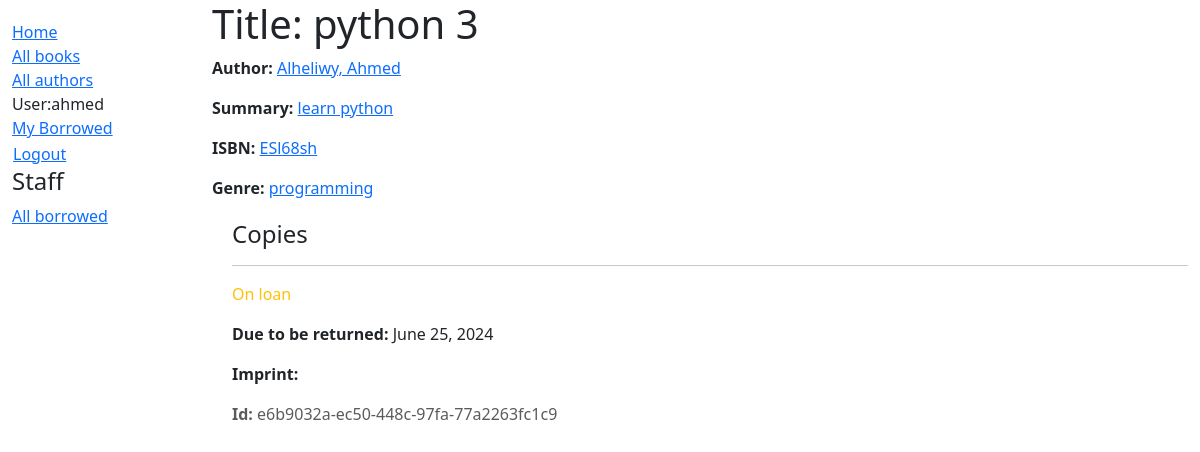
Screenshot of /catalog/book/1 (signed in) with the database file from the repository.
### catalog/models.py (models this page shows, shortened)
class Book(models.Model):
    title=models.CharField(max_length=200)
    author=models.ForeignKey('Author',on_delete=models.RESTRICT, null=True)
    summary=models.TextField(max_length=1000,help_text="Enter a brief description of the book")
    isbn=models.CharField('ISBN',max_length=13,unique=True,help_text='13 Character')
    genre=models.ManyToManyField(Genre,help_text='Select a genre for this book')
    def display_genre(self):
        """Create a string for the Genre. This is required to display genre in Admin."""
        return ', '.join(genre.name for genre in self.genre.all()[:3])
    display_genre.short_description = 'Genre'

class Author(models.Model):
    first_name=models.CharField(max_length=100)
    last_name=models.CharField(max_length=100)
    date_of_birth=models.DateField(null=True,blank=True)
    date_of_death=models.DateField(null=True,blank=True,default='Died')
    class Meta:
        ordering=['last_name','first_name']
    def __str__(self):
        return f'{self.last_name}, {self.first_name}'

class Genre(models.Model):
    name=models.CharField(
            max_length=200,
            unique=True,
            help_text='Enter a book genre (e.g. Science Fiction, ...,etc.)'
            )
    def __str__(self):
        return self.name
    class Meta:      # Metadata define name to be unique insensitive case
        constraints=[UniqueConstraint(
            Lower('name'),
            name='genre_name_case_insensitive_unique',
            violation_error_message='Genre already exists (case insensitive match)'
            ),
                     ]

class BookInstance(models.Model):
    id=models.UUIDField(primary_key=True,default=uuid.uuid4,help_text='Unique ID for book instances')
    book=models.ForeignKey('Book',on_delete=models.RESTRICT,null=True)
    imprint=models.CharField(max_length=200)
    due_back=models.DateField(null=True,blank=True)
    borrower=models.ForeignKey(settings.AUTH_USER_MODEL,on_delete=models.SET_NULL,null=True,blank=True)
    LOAN_STATUS=(
            ('m','Maintenance'),
            ('o','On loan'),
            ('a','Available'),
            ('r','Reserved'),
            )
    status=models.CharField(max_length=1,
                            choices=LOAN_STATUS,
                            blank=True,default='m',
                            help_text='Book Available',)
    class Meta:
        ordering=['due_back']
    class meta:
        permissisons=(('can_mark_returned','Set book as returned'),)

### catalog/views.py (the view)
# urls.py: path('book/<int:pk>',views.BookDetailView.as_view(),name='book-detail'),
class BookDetailView(LoginRequiredMixin,generic.DetailView):
    login_url='/accounts/login'
    redirect_field_name='redirect_to'
    model=Book

### catalog/templates/catalog/book_detail.html
{% extends "base_generic.html" %}
{% block content %}
 <h1>Title: {{book.title}}</h1>
 <p><strong>Author: </strong> <a href="{% url 'author-detail' book.author.pk %}">{{book.author}}</a></p>
 <p><strong>Summary: </strong> <a href="">{{book.summary}}</a></p>
 <p><strong>ISBN: </strong> <a href="">{{book.isbn}}</a></p>
 <p><strong>Genre: </strong> <a href="">{{book.genre.all | join:", "}}</a></p>
 <div style=' margin-left: 20px ; margin-top: 20px;'>
     <h4>Copies</h4>
     {% for copy in  book.bookinstance_set.all %}
        <hr/>
        <p class='{% if copy.status == 'a' %}text-success{% elif
        copy.status =='m' %}text-danger{% else %}text-warning
        {% endif %}'>
        {{ copy.get_status_display }}
        </p>
        {% if copy.status != 'a' %}
            <p><strong>Due to be returned:</strong> {{copy.due_back}}</p>
        {% endif %}
        <p><strong>Imprint:</strong> {{copy.Imprint}}</p>
        <p class='text-muted'><strong>Id:</strong> {{copy.id}}
    {% endfor %}
 </div>
{% endblock %}

### catalog/templates/base_generic.html (shortened to what this page needs)
<!Doctype html>
<html lang='en'>
    <head>
        <link href="https://cdn.jsdelivr.net/npm/bootstrap@5.3.3/dist/css/bootstrap.min.css"
              rel='stylesheet'
>
        {% load static %}
        <link rel='stylesheet' href='{% static 'css/styles.css' %}' />
    </head>
    <body>
        <div class='container-fluid'>
            <div class='row'>
                <div class='col-sm-2'>
                    {% block sidebar %}
                        <ul class='sidebar-nav'>
                            <li><a href='{% url 'index' %}'>Home</a></li>
                            <li><a href='{% url 'books' %}'>All books</a></li>
                            <li><a href='{% url 'authors' %}'>All authors</a><li>
                            {% if user.is_authenticated %}
                                <li>User:{{user.get_username}}</li>
                                <li><a href='{% url 'my-borrowed' %}'>My Borrowed</a></li>
                                <form id='logout-form' method='post' action='{% url 'logout' %}'>
                                <button type='submit' class='btn btn-link'>Logout</button>
                                </form>
                                </li>
                            {% else %}
                                <li><a href="{% url 'login' %}?next={{request.path}}">Login</a></li>
                            {% endif %}
                            <br/>
                            <h4>Staff</h4>
                            <li><a href='{% url 'borrowed' %}'>All borrowed</a></li>
                        </ul>
                    {% endblock sidebar %}
                </div>
                <div class='col-sm-10'>
                    {% block content %}{% endblock content %}
                </div>
            </div>
        </div>
    </body>
</html>

### catalog/static/css/styles.css (style rules this page uses)
.sidebar-nav { margin-top: 20px; padding: 0px; list-style: none; }
#logout-form { display: inline; }
#logout-form button { padding: 0; margin: 0; }

### rows the page displays
Book: author "Alheliwy, Ahmed", summary "learn python", isbn "ESl68sh", genre.all "programming"
BookInstance: status "On loan", due_back "June 25, 2024", id "e6b9032a-ec50-448c-97fa-77a2263fc1c9"

### other values shown
{{ user.get_username }} "ahmed"
